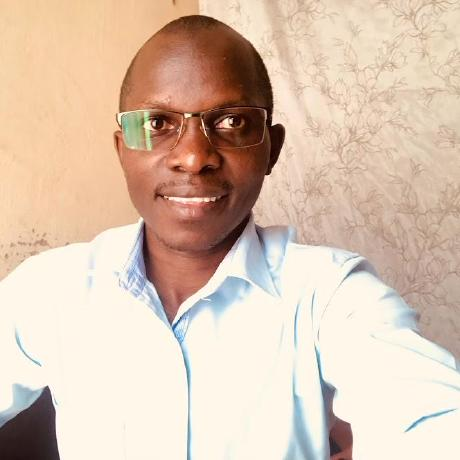
#> input picture Ronald_DataScience/imgs/image.jpeg, 460 x 460 px
$ python ronald_datascience.py
#> lines starting #> are read from the running program, lines starting #| are printed output that depends on the picture
from scipy.ndimage import gaussian_filter as gf
import matplotlib.pyplot as plt

load_image=plt.imread("imgs/image.jpeg")
#> load_image is the input picture: shape (460, 460, 3); mean R, G, B 219, 195.6, 176.5
blured_image=gf(load_image,2)
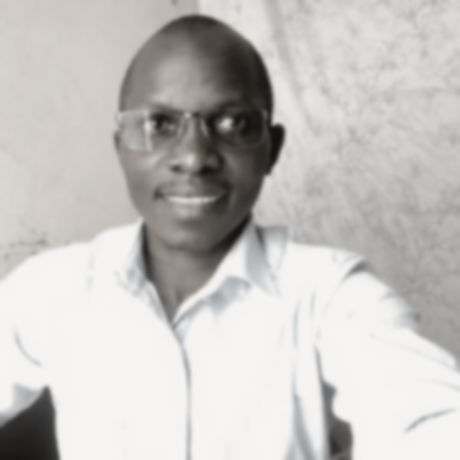
#> blured_image: shape (460, 460, 3); mean R, G, B 198.1, 195.7, 193.3

prefix='Blured_'

plt.subplot(121)
plt.imshow(load_image)
plt.title("Original Image")

plt.subplot(122)
plt.imshow(blured_image)
plt.title("Blured_image")

blured_image_name= prefix + "1.png"
plt.imsave(blured_image_name, blured_image)

plt.show()
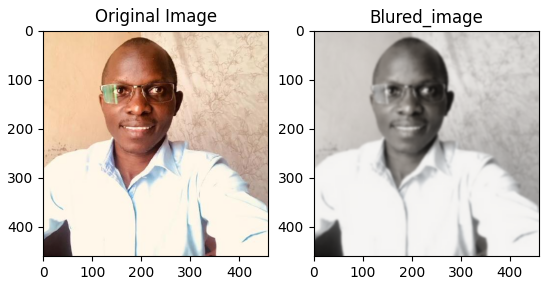
#> figure drawn by matplotlib, 2 panels

$ run again, with Alvin_Data_Science/images/alvin.jpg copied over Ronald_DataScience/imgs/image.jpeg
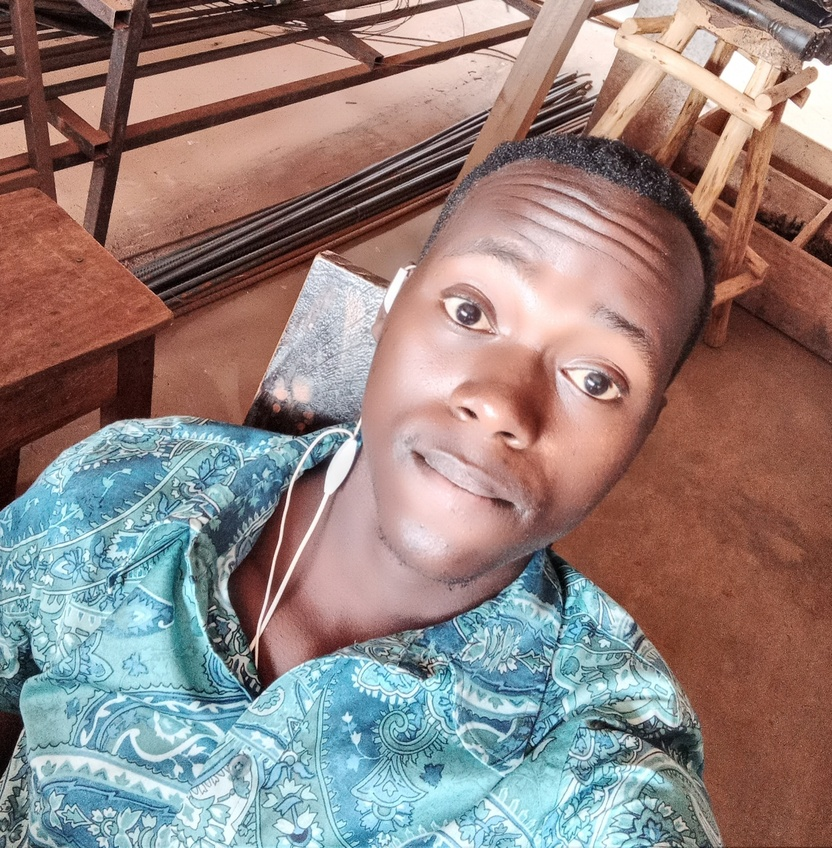
#> input picture Alvin_Data_Science/images/alvin.jpg, 832 x 848 px, shrunk from 2448 x 2495 before the run
#> load_image is the input picture: shape (848, 832, 3); mean R, G, B 146.8, 130, 126
#> `blured_image=gf(load_image,2)`:
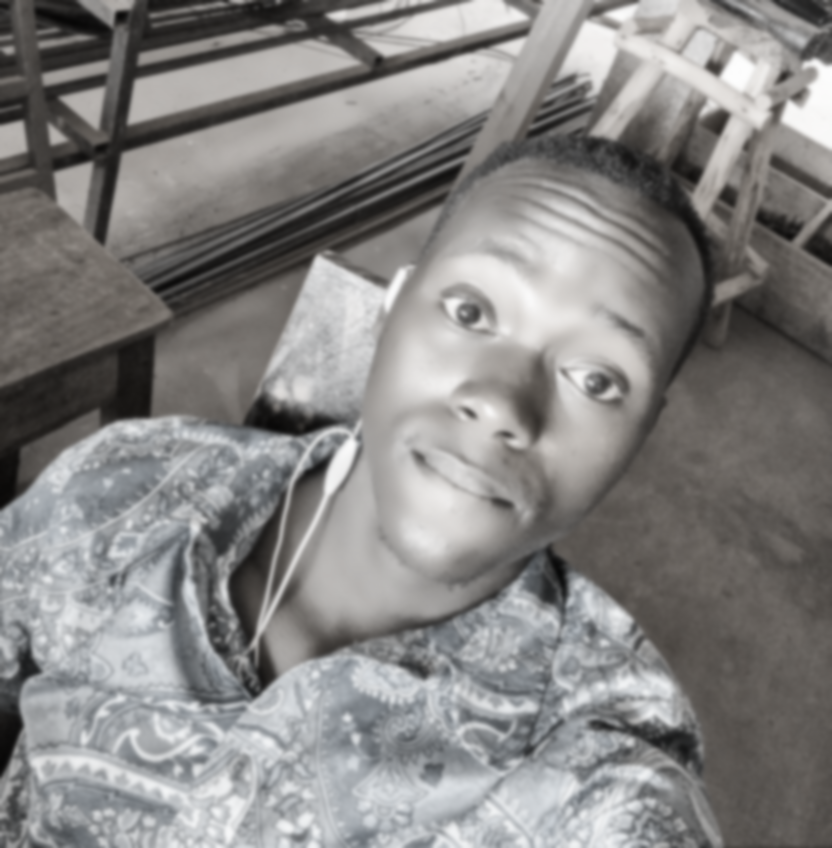
#> blured_image: shape (848, 832, 3); mean R, G, B 133.9, 132.7, 131.6
#> `plt.show()`:
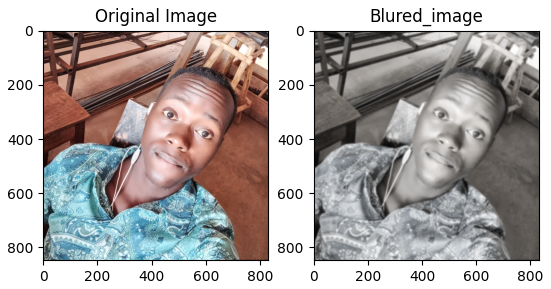
#> figure drawn by matplotlib, 2 panels

$ run again, with data-science/imgs/image1.png saved as Ronald_DataScience/imgs/image.jpeg
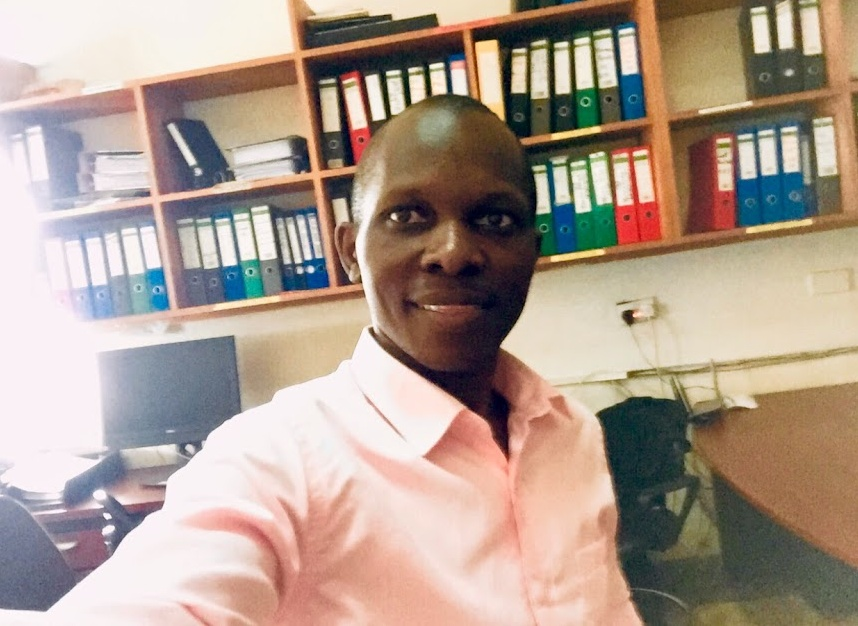
#> input picture data-science/imgs/image1.png, 858 x 626 px
#> load_image is the input picture: shape (626, 858, 3); mean R, G, B 173.4, 155.3, 142.5
#> `blured_image=gf(load_image,2)`:
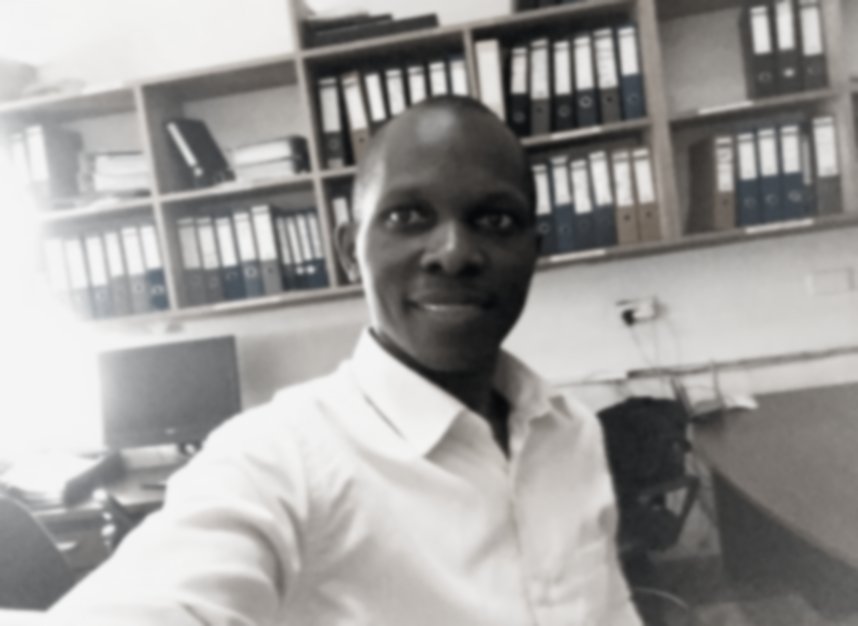
#> blured_image: shape (626, 858, 3); mean R, G, B 157.3, 155.5, 153.8
#> `plt.show()`:
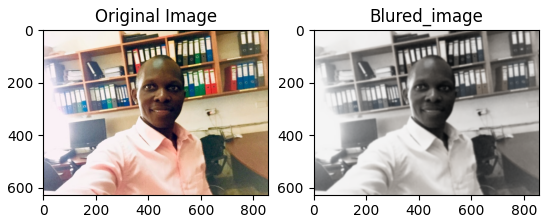
#> figure drawn by matplotlib, 2 panels
